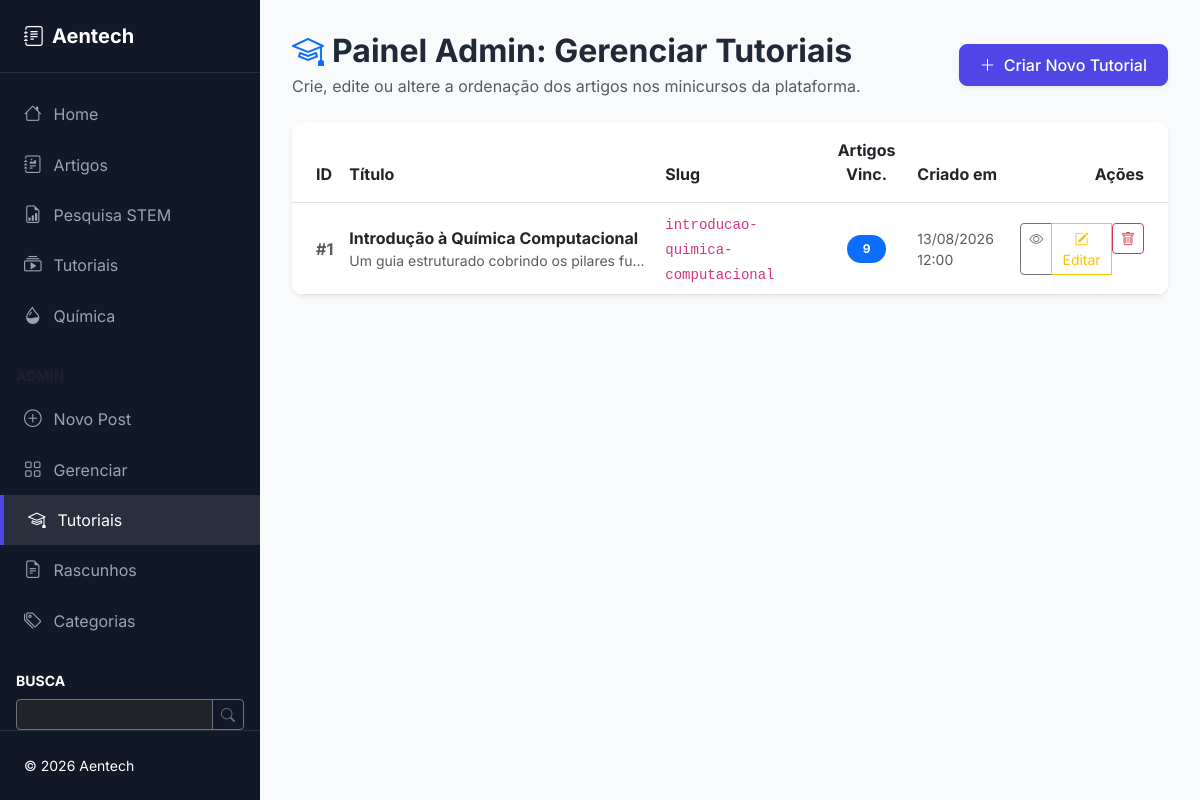
The app's page /admin/tutoriais (signed in) with its own data.
### app/models.py (models this page shows, shortened)
class Tutorial(db.Model):
    __tablename__ = 'tutorials'
    id = db.Column(db.Integer, primary_key=True)
    title = db.Column(db.String(200), nullable=False)
    slug = db.Column(db.String(200), unique=True, nullable=False)
    description = db.Column(db.Text)
    created_at = db.Column(db.DateTime, default=datetime.utcnow)
    updated_at = db.Column(db.DateTime, default=datetime.utcnow, onupdate=datetime.utcnow)
    tutorial_posts = db.relationship(
        'TutorialPost',
        backref='tutorial',
        cascade='all, delete-orphan',
        order_by='TutorialPost.order',
        lazy='joined'
    )

### app/main/views.py (the view)
@blueprint.route('/admin/tutoriais')
@admin_required
def manage_tutorials():
    tutorials = Tutorial.query.order_by(Tutorial.created_at.desc()).all()
    return render_template('main/manage_tutorials.html', tutorials=tutorials)

### app/__init__.py (called while the page is built)
    def _register_context_processors(self) -> None:
        @self.app.context_processor
        def inject_config():
            return dict(config=self.app.config)
        @self.app.context_processor
        def inject_utility_functions():
            from datetime import datetime
            return dict(
                now=datetime.utcnow,
                len=len,
                str=str
            )
        @self.app.context_processor
        def inject_seo():
            try:
                from app.seo import build_seo
                return dict(seo=build_seo())
            except Exception as e:  # pragma: no cover - never break rendering for SEO
                print(f"Warning: Could not build SEO context: {e}")
                return dict(seo={})

### app/auth/views.py (called while the page is built)
@blueprint.before_app_request
def load_logged_in_user():
    user_id = session.get('user_id')
    if user_id is None:
        g.current_user = None
    else:
        g.current_user = User.query.get(user_id)

@blueprint.app_context_processor
def inject_current_user():
    user_id = session.get('user_id')
    if user_id:
        user = User.query.get(user_id)
        return dict(current_user=user)
    return dict(current_user=None)

### app/main/__init__.py (called while the page is built)
@blueprint.context_processor
def inject_categories():
    return {
        'all_categories': Category.query.order_by(Category.name).all()
    }

### app/main/views.py (called while the page is built)
def admin_required(f):
    @wraps(f)
    def decorated_function(*args, **kwargs):
        user_id = session.get('user_id')
        if not user_id:
            flash('Por favor, faça login para acessar esta página.', 'warning')
            return redirect(url_for('auth.login', next=request.path))
        user = User.query.get(user_id)
        if not user or not user.is_administrator():
            flash('Acesso negado. Apenas o administrador pode realizar esta ação.', 'danger')
            return redirect(url_for('main.index'))
        return f(*args, **kwargs)
    return decorated_function

### app/models.py (called while the page is built)
    def can(self, permissions):
        return self.role is not None and \
            (self.role.permissions & permissions) == permissions

    def is_administrator(self):
        return self.can(Permission.ADMINISTER)

### app/seo.py (called while the page is built)
def meta_excerpt(value, length=300):
    text = strip_html(value)
    if len(text) <= length:
        return text
    truncated = text[: length + 1]
    if ' ' in truncated:
        truncated = truncated.rsplit(' ', 1)[0]
    return truncated.rstrip(' ,.;:-') + '…'

### app/templates/main/manage_tutorials.html (shortened to what this page needs)
{% extends "base.html" %}
{% block content %}
<div class="d-flex justify-content-between align-items-center mb-4">
    <div>
        <h2 class="fw-bold mb-1"><i class="bi bi-mortarboard text-primary me-2"></i>Painel Admin: Gerenciar Tutoriais</h2>
        <p class="text-muted mb-0">Crie, edite ou altere a ordenação dos artigos nos minicursos da plataforma.</p>
    </div>
    <a href="{{ url_for('main.create_tutorial') }}" class="btn btn-primary shadow-sm">
        <i class="bi bi-plus-lg me-1"></i> Criar Novo Tutorial
    </a>
</div>
<div class="card border-0 shadow-sm bg-white overflow-hidden">
    <div class="card-body p-0">
        <div class="table-responsive">
            <table class="table table-hover align-middle mb-0">
                <thead class="bg-light">
                    <tr>
                        <th class="py-3 ps-4">ID</th>
                        <th class="py-3">Título</th>
                        <th class="py-3">Slug</th>
                        <th class="py-3 text-center">Artigos Vinc.</th>
                        <th class="py-3">Criado em</th>
                        <th class="py-3 text-end pe-4">Ações</th>
                    </tr>
                </thead>
                <tbody>
                    {% for tutorial in tutorials %}
                    <tr>
                        <td class="ps-4 fw-bold text-muted">#{{ tutorial.id }}</td>
                        <td>
                            <strong class="text-dark">{{ tutorial.title }}</strong>
                            {% if tutorial.description %}
                            <div class="small text-muted text-truncate" style="max-width: 300px;">{{ tutorial.description }}</div>
                            {% endif %}
                        </td>
                        <td><code>{{ tutorial.slug }}</code></td>
                        <td class="text-center">
                            <span class="badge bg-primary rounded-pill px-3 py-2">{{ tutorial.tutorial_posts|length }}</span>
                        </td>
                        <td class="small text-muted">{{ tutorial.created_at.strftime('%d/%m/%Y %H:%M') }}</td>
                        <td class="text-end pe-4">
                            <div class="btn-group">
                                <a href="{{ url_for('main.tutorial_detail', identifier=tutorial.slug) }}" class="btn btn-sm btn-outline-secondary" title="Visualizar">
                                    <i class="bi bi-eye"></i>
                                </a>
                                <a href="{{ url_for('main.edit_tutorial', id=tutorial.id) }}" class="btn btn-sm btn-outline-warning" title="Editar">
                                    <i class="bi bi-pencil-square"></i> Editar
                                </a>
                                <form action="{{ url_for('main.delete_tutorial', id=tutorial.id) }}" method="POST" class="d-inline">
                                    <button type="submit" class="btn btn-sm btn-outline-danger" title="Excluir" onclick="return confirm('Deseja realmente excluir este tutorial?')">
                                        <i class="bi bi-trash"></i>
                                    </button>
                                </form>
                            </div>
                        </td>
                    </tr>
                    {% endfor %}
                </tbody>
            </table>
        </div>
    </div>
</div>
{% endblock %}

### app/templates/base.html (style rules this page uses)
:root { --primary-color: #4f46e5; --primary-hover: #4338ca; --sidebar-bg: #111827; --body-bg: #f9fafb; --card-shadow: 0 1px 3px 0 rgb(0 0 0 / 0.1), 0 1px 2px -1px rgb(0 0 0 / 0.1); }
body { font-family: 'Inter', -apple-system, BlinkMacSystemFont, "Segoe UI", Roboto, Helvetica, Arial, sans-serif; background-color: var(--body-bg); color: #1f2937; }
.card { border: none; border-radius: 0.75rem; box-shadow: var(--card-shadow); transition: transform 0.2s, box-shadow 0.2s; }
.btn-primary { background-color: var(--primary-color); border-color: var(--primary-color); border-radius: 0.5rem; padding: 0.5rem 1.25rem; font-weight: 500; }

### records on screen
Tutorial: id "1", title "Introdução à Química Computacional", description "Um guia estruturado cobrindo os pilares fu…", slug "introducao-quimica-computacional", tutorial_posts|length "9", created_at "13/08/2026 12:00"
